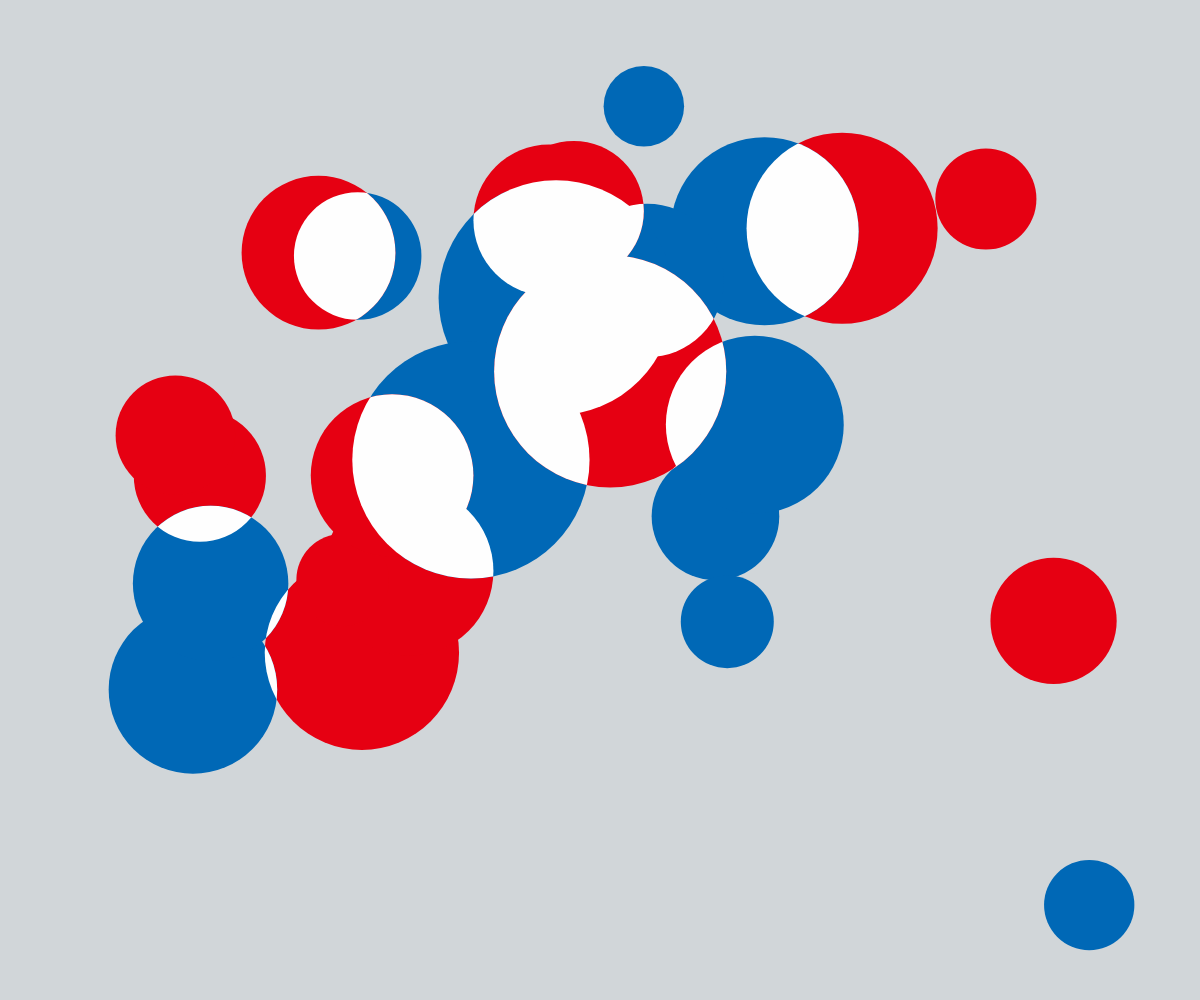
Frame 1 (no input)
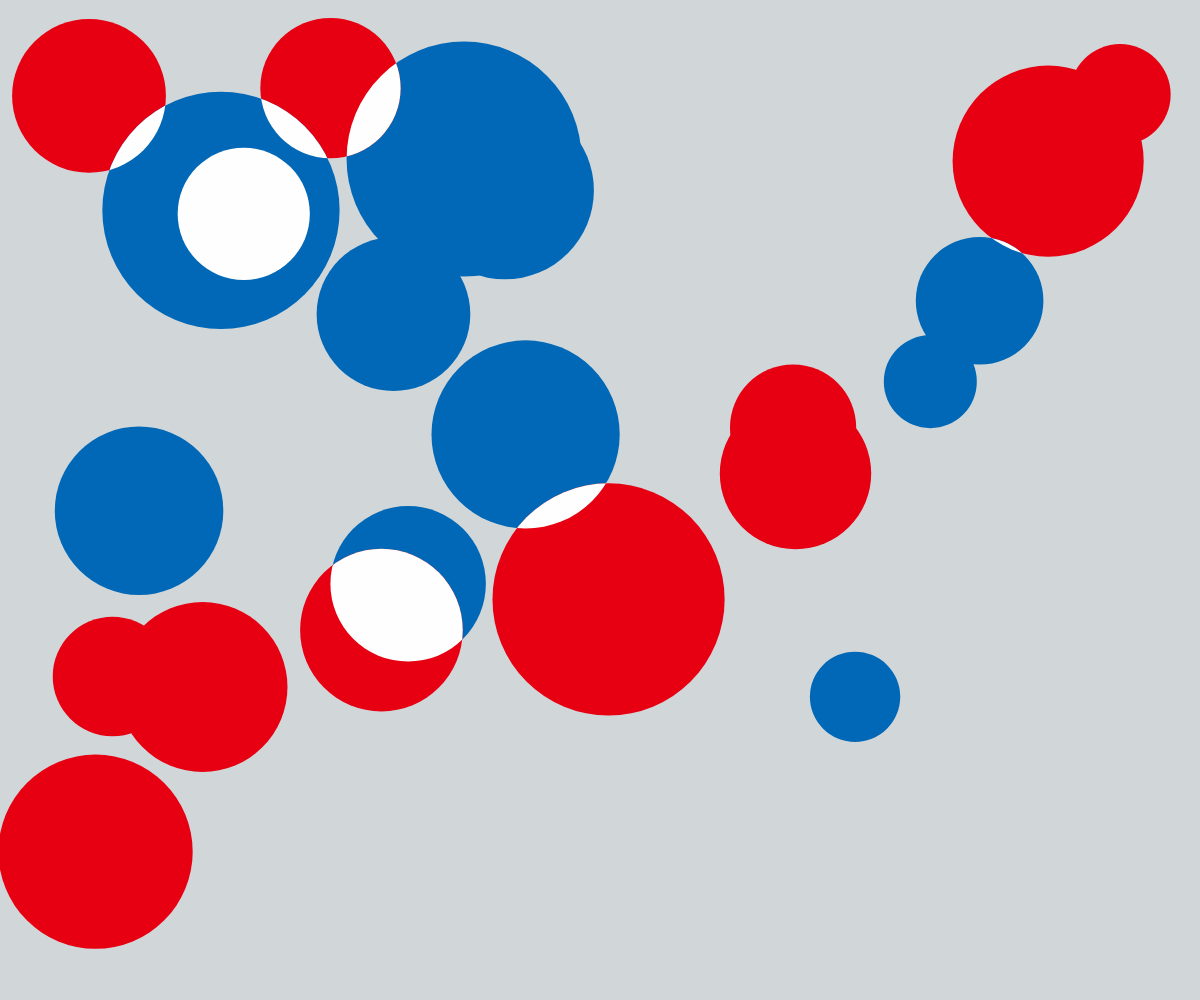
Frame 60 (no input)
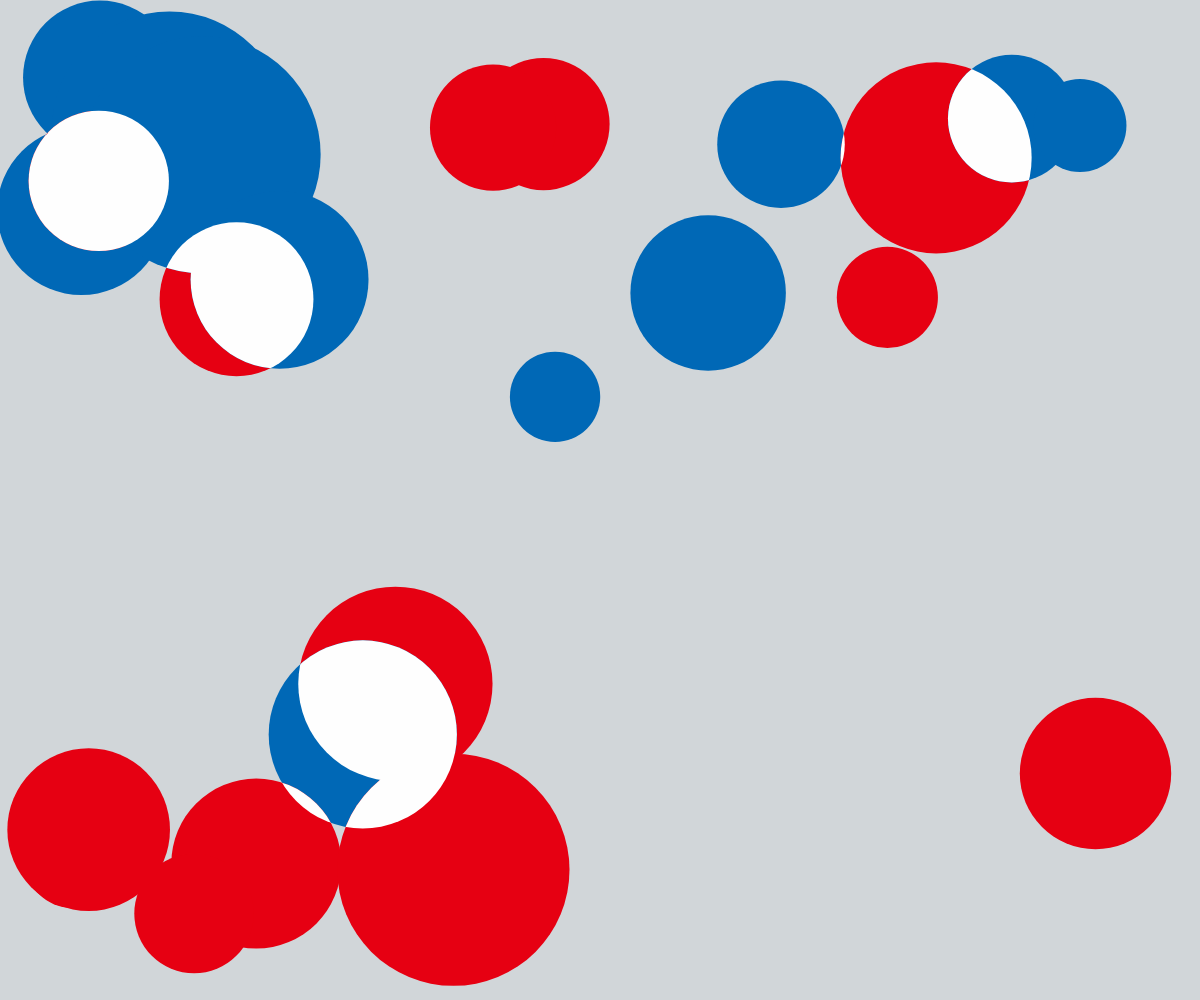
Frame 120 (the mouse pressed at the canvas centre since frame 60)

The p5.js sketch that drew these frames (run headless with seeded random() and noise() and a simulated clock; from frame 60 on, the mouse is pressed at the canvas centre):

// p5.js sketch
// ── sketch.js
let scale;
let pgRed, pgBlue;
let balls = [];
let numBalls = 25;

class Ball {
  constructor(scale) {
    this.d = random(scale/1.5, scale*2);
    this.x = random(this.d, width - this.d);
    this.y = random(this.d, height - this.d);

    this.col = color(255);

    this.vx = 0;
    this.vy = 0;
    this.xOff = random(1000);
    this.yOff = random(1000);
  }

  update() {
    this.ax = map(noise(this.xOff), 0, 1, -0.5, 0.5);
    this.ay = map(noise(this.yOff), 0, 1, -0.5, 0.5);
    this.xOff += 0.01;
    this.yOff += 0.01;

    this.vx += this.ax;
    this.vy += this.ay;
    this.vx = constrain(this.vx, -5, 5);
    this.vy = constrain(this.vy, -5, 5);
    this.x += this.vx;
    this.y += this.vy;

    if (this.x <= this.d/2 || this.x + this.d/2 >= width) {
      this.vx *= -1.2;
    }
    if (this.y <= this.d/2 || this.y + this.d/2 >= height) {
      this.vy *= -1.2;
    }
  }

  display(target, colorOverride) {
    target.noStroke();
    target.fill(colorOverride);
    target.circle(this.x, this.y, this.d)
  }
}





let canvasWidth;
let canvasHeight;

function setup() {
  canvasWidth = windowWidth;
  canvasHeight = windowHeight;
  createCanvas(canvasWidth, canvasHeight);
  frameRate(60);
  if (width > height) {
    scale = width/10;
  } else {
    scale = height/10;
  }
  pgRed = createGraphics(canvasWidth, canvasHeight);
  pgBlue = createGraphics(canvasWidth, canvasHeight);

  for (let i = 0; i < numBalls; i++) {
    balls.push(new Ball(scale));
  }
}

function draw() {
  for (let ball of balls) {
    ball.update();
  }

  background(209, 214, 217);

  for (let i = 0; i < balls.length; i++) {
    let ballColor = (i % 2 == 0) ? '#E60012' : '#0068B6';
    balls[i].display(this, ballColor);
  }

  // 重なりの処理
  pgRed.clear();
  pgBlue.clear();
  pgRed.noStroke();
  pgBlue.noStroke();
  // 偶数番目のボールを描く
  pgRed.fill(255);
  for (let i = 0; i < balls.length; i += 2) {
    balls[i].display(pgRed, 255);
  }
  // 奇数番目のボールを描く
  pgBlue.fill(255);
  for (let i = 1; i < balls.length; i += 2) {
    balls[i].display(pgBlue, 255);
  }
  // すでに描画されている部分と重なるところだけ残す
  pgRed.drawingContext.globalCompositeOperation = 'source-in';
  pgRed.image(pgBlue, 0, 0);
  // 重なった部分に色をつける
  pgRed.fill(254);
  pgRed.rect(0, 0, width, height)
  pgRed.drawingContext.globalCompositeOperation = 'source-over';
  image(pgRed, 0, 0)
}

function windowResized() {
  canvasWidth = windowWidth;
  canvasHeight = windowHeight;
  createCanvas(canvasWidth, canvasHeight);
  if (width > height) {
    scale = width/10;
  } else {
    scale = height/10;
  }
  pgRed = createGraphics(windowWidth, windowHeight);
  pgBlue = createGraphics(windowWidth, windowHeight);
}
